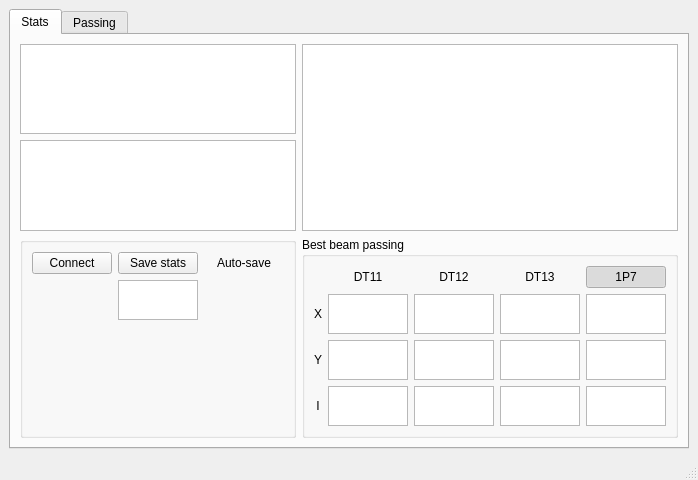
<?xml version="1.0" encoding="UTF-8"?>
<ui version="4.0">
 <class>MainWindow</class>
 <widget class="QMainWindow" name="MainWindow">
  <property name="geometry">
   <rect>
    <x>0</x>
    <y>0</y>
    <width>656</width>
    <height>480</height>
   </rect>
  </property>
  <property name="windowTitle">
   <string>MainWindow</string>
  </property>
  <widget class="QWidget" name="centralwidget">
   <layout class="QGridLayout" name="gridLayout">
    <item row="0" column="1">
     <widget class="QTabWidget" name="tabWidget">
      <property name="currentIndex">
       <number>0</number>
      </property>
      <widget class="QWidget" name="tab_9">
       <attribute name="title">
        <string>Stats</string>
       </attribute>
       <layout class="QGridLayout" name="gridLayout_8">
        <item row="2" column="0">
         <widget class="QGroupBox" name="groupBox">
          <property name="title">
           <string/>
          </property>
          <layout class="QGridLayout" name="gridLayout_3">
           <item row="1" column="1">
            <widget class="QPlainTextEdit" name="plainTextEdit_13">
             <property name="maximumSize">
              <size>
               <width>16777215</width>
               <height>40</height>
              </size>
             </property>
            </widget>
           </item>
           <item row="0" column="0">
            <widget class="QPushButton" name="pushButton">
             <property name="text">
              <string>Connect</string>
             </property>
            </widget>
           </item>
           <item row="0" column="1">
            <widget class="QPushButton" name="pushButton_2">
             <property name="text">
              <string>Save stats</string>
             </property>
            </widget>
           </item>
           <item row="0" column="2">
            <widget class="QPushButton" name="pushButton_3">
             <property name="text">
              <string>Auto-save</string>
             </property>
             <property name="flat">
              <bool>true</bool>
             </property>
            </widget>
           </item>
           <item row="2" column="1">
            <spacer name="verticalSpacer_2">
             <property name="orientation">
              <enum>Qt::Vertical</enum>
             </property>
             <property name="sizeHint" stdset="0">
              <size>
               <width>20</width>
               <height>40</height>
              </size>
             </property>
            </spacer>
           </item>
          </layout>
         </widget>
        </item>
        <item row="2" column="1">
         <widget class="QGroupBox" name="groupBox_2">
          <property name="title">
           <string>Best beam passing</string>
          </property>
          <layout class="QGridLayout" name="gridLayout_2">
           <item row="4" column="4">
            <widget class="QPlainTextEdit" name="plainTextEdit_11">
             <property name="maximumSize">
              <size>
               <width>16777215</width>
               <height>40</height>
              </size>
             </property>
             <property name="readOnly">
              <bool>true</bool>
             </property>
            </widget>
           </item>
           <item row="3" column="1">
            <widget class="QPlainTextEdit" name="plainTextEdit">
             <property name="maximumSize">
              <size>
               <width>16777215</width>
               <height>40</height>
              </size>
             </property>
             <property name="readOnly">
              <bool>true</bool>
             </property>
            </widget>
           </item>
           <item row="3" column="0">
            <widget class="QLabel" name="label">
             <property name="maximumSize">
              <size>
               <width>16777215</width>
               <height>40</height>
              </size>
             </property>
             <property name="text">
              <string>X</string>
             </property>
             <property name="alignment">
              <set>Qt::AlignCenter</set>
             </property>
            </widget>
           </item>
           <item row="3" column="2">
            <widget class="QPlainTextEdit" name="plainTextEdit_2">
             <property name="maximumSize">
              <size>
               <width>16777215</width>
               <height>40</height>
              </size>
             </property>
             <property name="readOnly">
              <bool>true</bool>
             </property>
            </widget>
           </item>
           <item row="3" column="3">
            <widget class="QPlainTextEdit" name="plainTextEdit_3">
             <property name="maximumSize">
              <size>
               <width>16777215</width>
               <height>40</height>
              </size>
             </property>
             <property name="readOnly">
              <bool>true</bool>
             </property>
            </widget>
           </item>
           <item row="6" column="1">
            <spacer name="verticalSpacer">
             <property name="orientation">
              <enum>Qt::Vertical</enum>
             </property>
             <property name="sizeHint" stdset="0">
              <size>
               <width>20</width>
               <height>40</height>
              </size>
             </property>
            </spacer>
           </item>
           <item row="5" column="4">
            <widget class="QPlainTextEdit" name="plainTextEdit_12">
             <property name="maximumSize">
              <size>
               <width>16777215</width>
               <height>40</height>
              </size>
             </property>
             <property name="readOnly">
              <bool>true</bool>
             </property>
            </widget>
           </item>
           <item row="3" column="4">
            <widget class="QPlainTextEdit" name="plainTextEdit_10">
             <property name="maximumSize">
              <size>
               <width>16777215</width>
               <height>40</height>
              </size>
             </property>
             <property name="readOnly">
              <bool>true</bool>
             </property>
            </widget>
           </item>
           <item row="5" column="0">
            <widget class="QLabel" name="label_6">
             <property name="maximumSize">
              <size>
               <width>16777215</width>
               <height>40</height>
              </size>
             </property>
             <property name="text">
              <string>I</string>
             </property>
             <property name="alignment">
              <set>Qt::AlignCenter</set>
             </property>
            </widget>
           </item>
           <item row="4" column="3">
            <widget class="QPlainTextEdit" name="plainTextEdit_6">
             <property name="maximumSize">
              <size>
               <width>16777215</width>
               <height>40</height>
              </size>
             </property>
             <property name="readOnly">
              <bool>true</bool>
             </property>
            </widget>
           </item>
           <item row="4" column="2">
            <widget class="QPlainTextEdit" name="plainTextEdit_5">
             <property name="maximumSize">
              <size>
               <width>16777215</width>
               <height>40</height>
              </size>
             </property>
             <property name="readOnly">
              <bool>true</bool>
             </property>
            </widget>
           </item>
           <item row="5" column="1">
            <widget class="QPlainTextEdit" name="plainTextEdit_9">
             <property name="maximumSize">
              <size>
               <width>16777215</width>
               <height>40</height>
              </size>
             </property>
             <property name="readOnly">
              <bool>true</bool>
             </property>
            </widget>
           </item>
           <item row="5" column="2">
            <widget class="QPlainTextEdit" name="plainTextEdit_8">
             <property name="maximumSize">
              <size>
               <width>16777215</width>
               <height>40</height>
              </size>
             </property>
             <property name="readOnly">
              <bool>true</bool>
             </property>
            </widget>
           </item>
           <item row="5" column="3">
            <widget class="QPlainTextEdit" name="plainTextEdit_7">
             <property name="maximumSize">
              <size>
               <width>16777215</width>
               <height>40</height>
              </size>
             </property>
             <property name="readOnly">
              <bool>true</bool>
             </property>
            </widget>
           </item>
           <item row="4" column="0">
            <widget class="QLabel" name="label_5">
             <property name="maximumSize">
              <size>
               <width>16777215</width>
               <height>40</height>
              </size>
             </property>
             <property name="text">
              <string>Y</string>
             </property>
             <property name="alignment">
              <set>Qt::AlignCenter</set>
             </property>
            </widget>
           </item>
           <item row="4" column="1">
            <widget class="QPlainTextEdit" name="plainTextEdit_4">
             <property name="maximumSize">
              <size>
               <width>16777215</width>
               <height>40</height>
              </size>
             </property>
             <property name="readOnly">
              <bool>true</bool>
             </property>
            </widget>
           </item>
           <item row="1" column="3">
            <widget class="QPushButton" name="pushButton_6">
             <property name="text">
              <string>DT13</string>
             </property>
             <property name="checkable">
              <bool>true</bool>
             </property>
             <property name="autoExclusive">
              <bool>true</bool>
             </property>
             <property name="flat">
              <bool>true</bool>
             </property>
            </widget>
           </item>
           <item row="1" column="2">
            <widget class="QPushButton" name="pushButton_5">
             <property name="text">
              <string>DT12</string>
             </property>
             <property name="checkable">
              <bool>true</bool>
             </property>
             <property name="autoExclusive">
              <bool>true</bool>
             </property>
             <property name="flat">
              <bool>true</bool>
             </property>
            </widget>
           </item>
           <item row="1" column="4">
            <widget class="QPushButton" name="pushButton_7">
             <property name="text">
              <string>1P7</string>
             </property>
             <property name="checkable">
              <bool>true</bool>
             </property>
             <property name="checked">
              <bool>true</bool>
             </property>
             <property name="autoExclusive">
              <bool>true</bool>
             </property>
             <property name="flat">
              <bool>true</bool>
             </property>
            </widget>
           </item>
           <item row="1" column="1">
            <widget class="QPushButton" name="pushButton_4">
             <property name="text">
              <string>DT11</string>
             </property>
             <property name="checkable">
              <bool>true</bool>
             </property>
             <property name="autoExclusive">
              <bool>true</bool>
             </property>
             <property name="flat">
              <bool>true</bool>
             </property>
            </widget>
           </item>
          </layout>
         </widget>
        </item>
        <item row="0" column="0">
         <layout class="QVBoxLayout" name="verticalLayout">
          <item>
           <widget class="PlotWidget" name="graphicsView"/>
          </item>
          <item>
           <widget class="PlotWidget" name="graphicsView_2"/>
          </item>
         </layout>
        </item>
        <item row="0" column="1">
         <widget class="PlotWidget" name="graphicsView_3"/>
        </item>
       </layout>
      </widget>
      <widget class="QWidget" name="tab_10">
       <attribute name="title">
        <string>Passing</string>
       </attribute>
       <layout class="QGridLayout" name="gridLayout_9">
        <item row="0" column="0">
         <widget class="PlotWidget" name="graphicsView_17"/>
        </item>
       </layout>
      </widget>
     </widget>
    </item>
   </layout>
  </widget>
  <widget class="QMenuBar" name="menubar">
   <property name="geometry">
    <rect>
     <x>0</x>
     <y>0</y>
     <width>656</width>
     <height>22</height>
    </rect>
   </property>
  </widget>
  <widget class="QStatusBar" name="statusbar"/>
 </widget>
 <customwidgets>
  <customwidget>
   <class>PlotWidget</class>
   <extends>QGraphicsView</extends>
   <header>pyqtgraph</header>
  </customwidget>
 </customwidgets>
 <resources/>
 <connections/>
</ui>
